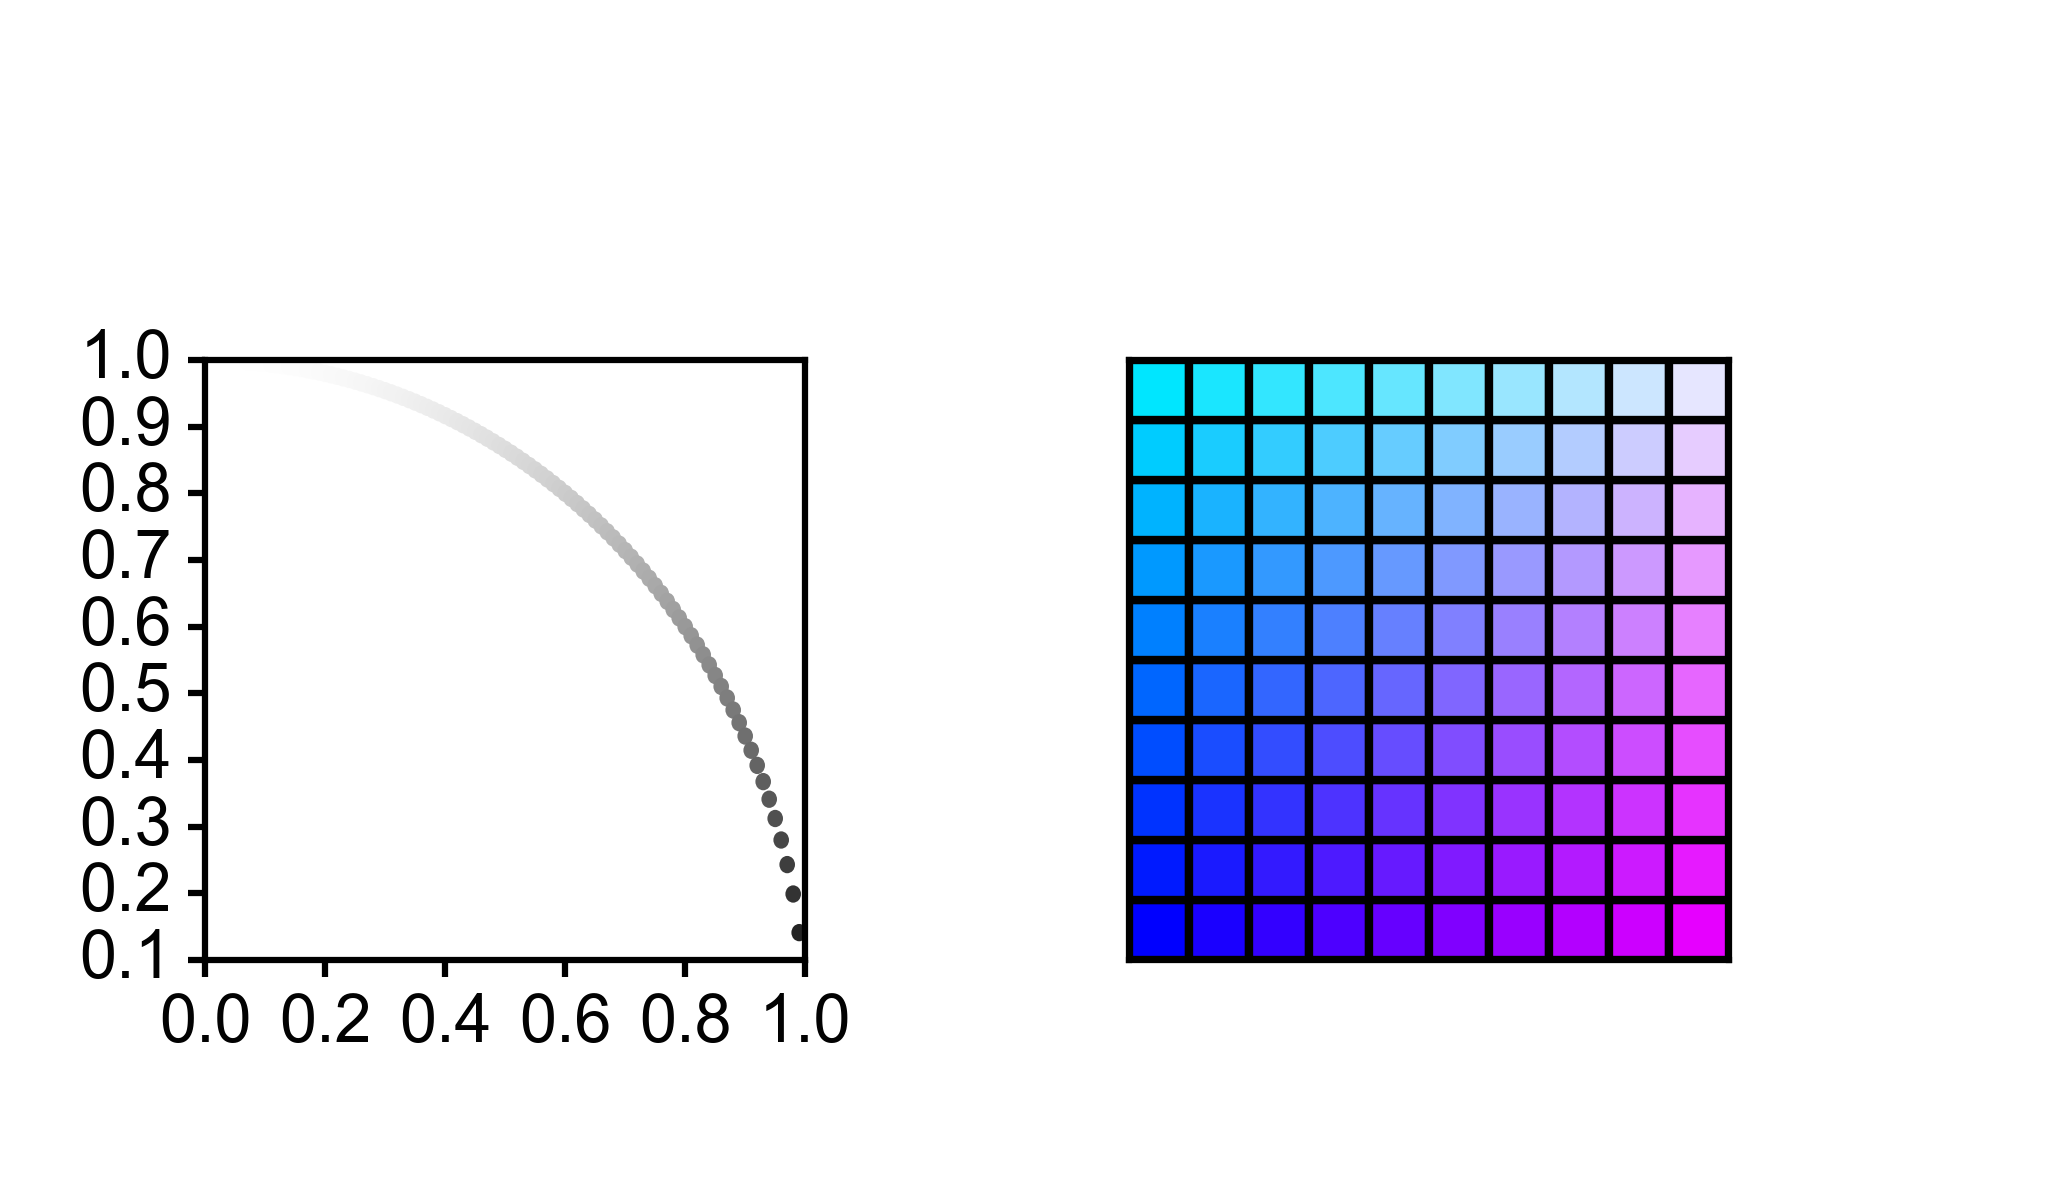

The Python source for this figure:
import matplotlib.pyplot as plt
import matplotlib.patches as mplpatches
import numpy as np

plt.style.use('BME163.mplstyle') #if error occurs, remove '.mplstyle' from file name

plt.figure(figsize=(3.42,2))

panel1=plt.axes([0.1,0.2,1/3.42,1/2])
panel2=plt.axes([0.55,0.2,1/3.42,1/2])


panel1.set_xlim([0.0, 1.0])
panel1.set_ylim([0.1, 1.0])

panel1.set_xticks(np.arange(0.0, 1.1, 0.2))
panel1.set_yticks(np.arange(0.1, 1.1, 0.1))

panel1.tick_params(direction='out',\
                   axis='both',which='both',\
                   bottom='on', labelbottom='on',\
                   left='on', labelleft='on', \
                   right='off', labelright='off',\
                   top='off', labeltop='off')


panel2.set_xticks(np.arange(0.1, 1.0, 0.1))
panel2.set_yticks(np.arange(0.1, 1.0, 0.1))

x = np.arange(0, 1, .01)
y = np.sqrt(1-x**2)

for p in range(100):
    circ = mplpatches.Circle((x[p],y[p]),0.013,
                              linewidth=0,\
                              linestyle='-',\
                              color=(y[p],y[p],y[p]))
    panel1.add_patch(circ)

panel2.tick_params(direction='in',\
                   axis='both',which='both',\
                   bottom='off', labelbottom='off',\
                   left='off', labelleft='off', \
                   right='off', labelright='off',\
                   top='off', labeltop='off')

for y_pos in range(10):
    for x_pos in range(10):
        rectangle1=mplpatches.Rectangle((x_pos/10,y_pos/10),1/10,1/10,\
                                        facecolor=(x_pos/10, y_pos/10, 1),\
                                        linewidth=1,\
                                        edgecolor = 'black')
        panel2.add_patch(rectangle1)

plt.savefig('Gustincic_Mark_BME163_Assignment_Week1.png')


